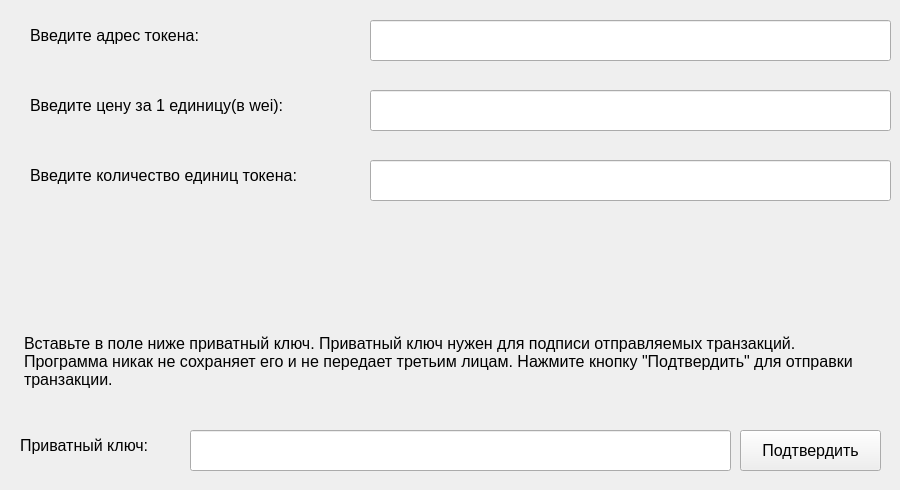
       <widget class="QWidget" name="sell_tab">
        <attribute name="title">
         <string>Продать</string>
        </attribute>
        <widget class="QWidget" name="gridLayoutWidget_4">
         <property name="geometry">
          <rect>
           <x>10</x>
           <y>320</y>
           <width>881</width>
           <height>161</height>
          </rect>
         </property>
         <layout class="QGridLayout" name="gridLayout_4">
          <item row="0" column="0">
           <widget class="QWidget" name="sell_widget" native="true">
            <property name="enabled">
             <bool>true</bool>
            </property>
            <widget class="QLabel" name="label_4">
             <property name="geometry">
              <rect>
               <x>10</x>
               <y>110</y>
               <width>161</width>
               <height>31</height>
              </rect>
             </property>
             <property name="font">
              <font>
               <pointsize>12</pointsize>
              </font>
             </property>
             <property name="text">
              <string>Приватный ключ:</string>
             </property>
            </widget>
            <widget class="QLineEdit" name="private_key_input_sell">
             <property name="enabled">
              <bool>true</bool>
             </property>
             <property name="geometry">
              <rect>
               <x>180</x>
               <y>110</y>
               <width>541</width>
               <height>41</height>
              </rect>
             </property>
             <property name="font">
              <font>
               <pointsize>12</pointsize>
              </font>
             </property>
            </widget>
            <widget class="QPushButton" name="apply_sell_button">
             <property name="enabled">
              <bool>true</bool>
             </property>
             <property name="geometry">
              <rect>
               <x>730</x>
               <y>110</y>
               <width>141</width>
               <height>41</height>
              </rect>
             </property>
             <property name="font">
              <font>
               <pointsize>12</pointsize>
              </font>
             </property>
             <property name="text">
              <string>Подтвердить</string>
             </property>
            </widget>
            <widget class="QTextBrowser" name="sell_browser">
             <property name="enabled">
              <bool>true</bool>
             </property>
             <property name="geometry">
              <rect>
               <x>10</x>
               <y>10</y>
               <width>841</width>
               <height>81</height>
              </rect>
             </property>
             <property name="sizePolicy">
              <sizepolicy hsizetype="Expanding" vsizetype="Maximum">
               <horstretch>0</horstretch>
               <verstretch>20</verstretch>
              </sizepolicy>
             </property>
             <property name="palette">
              <palette>
               <active>
                <colorrole role="Base">
                 <brush brushstyle="SolidPattern">
                  <color alpha="0">
                   <red>255</red>
                   <green>255</green>
                   <blue>255</blue>
                  </color>
                 </brush>
                </colorrole>
               </active>
               <inactive>
                <colorrole role="Base">
                 <brush brushstyle="SolidPattern">
                  <color alpha="0">
                   <red>255</red>
                   <green>255</green>
                   <blue>255</blue>
                  </color>
                 </brush>
                </colorrole>
               </inactive>
               <disabled>
                <colorrole role="Base">
                 <brush brushstyle="SolidPattern">
                  <color alpha="255">
                   <red>239</red>
                   <green>239</green>
                   <blue>239</blue>
                  </color>
                 </brush>
                </colorrole>
               </disabled>
              </palette>
             </property>
             <property name="font">
              <font>
               <pointsize>12</pointsize>
              </font>
             </property>
             <property name="contextMenuPolicy">
              <enum>Qt::DefaultContextMenu</enum>
             </property>
             <property name="acceptDrops">
              <bool>false</bool>
             </property>
             <property name="autoFillBackground">
              <bool>false</bool>
             </property>
             <property name="frameShape">
              <enum>QFrame::NoFrame</enum>
             </property>
             <property name="frameShadow">
              <enum>QFrame::Plain</enum>
             </property>
             <property name="verticalScrollBarPolicy">
              <enum>Qt::ScrollBarAlwaysOff</enum>
             </property>
             <property name="horizontalScrollBarPolicy">
              <enum>Qt::ScrollBarAlwaysOff</enum>
             </property>
             <property name="sizeAdjustPolicy">
              <enum>QAbstractScrollArea::AdjustIgnored</enum>
             </property>
             <property name="readOnly">
              <bool>true</bool>
             </property>
             <property name="html">
              <string>&lt;!DOCTYPE HTML PUBLIC &quot;-//W3C//DTD HTML 4.0//EN&quot; &quot;http://www.w3.org/TR/REC-html40/strict.dtd&quot;&gt;
&lt;html&gt;&lt;head&gt;&lt;meta name=&quot;qrichtext&quot; content=&quot;1&quot; /&gt;&lt;style type=&quot;text/css&quot;&gt;
p, li { white-space: pre-wrap; }
&lt;/style&gt;&lt;/head&gt;&lt;body style=&quot; font-family:'MS Shell Dlg 2'; font-size:12pt; font-weight:400; font-style:normal;&quot;&gt;
&lt;p style=&quot; margin-top:0px; margin-bottom:0px; margin-left:0px; margin-right:0px; -qt-block-indent:0; text-indent:0px;&quot;&gt;Вставьте в поле ниже приватный ключ. Приватный ключ нужен для подписи отправляемых транзакций. Программа никак не сохраняет его и не передает третьим лицам. Нажмите кнопку &amp;quot;Подтвердить&amp;quot; для отправки транзакции.&lt;/p&gt;&lt;/body&gt;&lt;/html&gt;</string>
             </property>
            </widget>
           </widget>
          </item>
         </layout>
        </widget>
        <widget class="QLabel" name="label_9">
         <property name="geometry">
          <rect>
           <x>30</x>
           <y>20</y>
           <width>211</width>
           <height>31</height>
          </rect>
         </property>
         <property name="font">
          <font>
           <pointsize>12</pointsize>
          </font>
         </property>
         <property name="text">
          <string>Введите адрес токена:</string>
         </property>
        </widget>
        <widget class="QLineEdit" name="address_sell_input">
         <property name="geometry">
          <rect>
           <x>370</x>
           <y>20</y>
           <width>521</width>
           <height>41</height>
          </rect>
         </property>
         <property name="font">
          <font>
           <pointsize>12</pointsize>
          </font>
         </property>
        </widget>
        <widget class="QLineEdit" name="price_sell_input">
         <property name="geometry">
          <rect>
           <x>370</x>
           <y>90</y>
           <width>521</width>
           <height>41</height>
          </rect>
         </property>
         <property name="font">
          <font>
           <pointsize>12</pointsize>
          </font>
         </property>
        </widget>
        <widget class="QLabel" name="label_10">
         <property name="geometry">
          <rect>
           <x>30</x>
           <y>90</y>
           <width>331</width>
           <height>31</height>
          </rect>
         </property>
         <property name="font">
          <font>
           <pointsize>12</pointsize>
          </font>
         </property>
         <property name="text">
          <string>&lt;html&gt;&lt;head/&gt;&lt;body&gt;&lt;p&gt;Введите цену за 1 единицу(в wei):&lt;/p&gt;&lt;/body&gt;&lt;/html&gt;</string>
         </property>
        </widget>
        <widget class="QLineEdit" name="amount_sell_input">
         <property name="geometry">
          <rect>
           <x>370</x>
           <y>160</y>
           <width>521</width>
           <height>41</height>
          </rect>
         </property>
         <property name="font">
          <font>
           <pointsize>12</pointsize>
          </font>
         </property>
        </widget>
        <widget class="QLabel" name="label_11">
         <property name="geometry">
          <rect>
           <x>30</x>
           <y>160</y>
           <width>331</width>
           <height>31</height>
          </rect>
         </property>
         <property name="font">
          <font>
           <pointsize>12</pointsize>
          </font>
         </property>
         <property name="text">
          <string>&lt;html&gt;&lt;head/&gt;&lt;body&gt;&lt;p&gt;Введите количество единиц токена:&lt;/p&gt;&lt;/body&gt;&lt;/html&gt;</string>
         </property>
        </widget>
       </widget>
